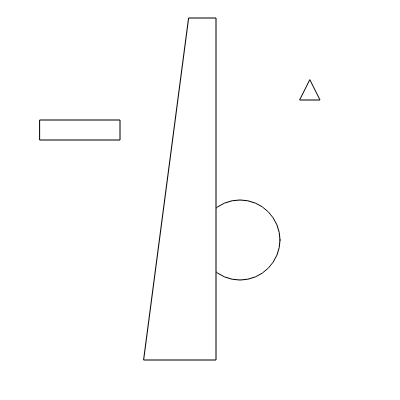
Frame 1 (no input)
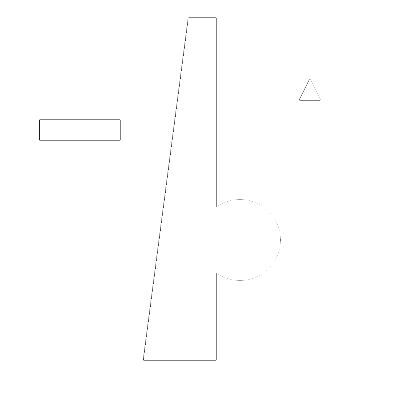
Frame 60 (no input)
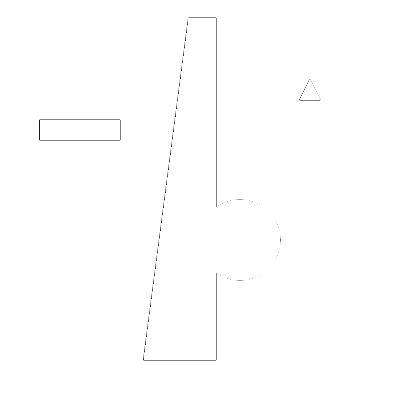
Frame 120 (the mouse pressed at the canvas centre since frame 60)

The p5.js sketch that drew these frames (run headless with seeded random() and noise() and a simulated clock; from frame 60 on, the mouse is pressed at the canvas centre):

// p5.js sketch
// ── sketch.js
function setup() {
  createCanvas(400, 400);

}

function draw() {
//   for no trails! -- re draw the background every frame
  // background(220);
  
  // A rectangle rect(startx, starty, width, height)
  rect(40, 120, 80, 20);
  // An ellipse ellipse(startx, starty, width, height)
  ellipse(240, 240, 80, 80);
  // A triangle triangle(x1, y1, x2, y2, x3, y3)
  triangle(300, 100, 320, 100, 310, 80);
  //  Quadrilateral (x1, y1, x2, y2, x3, y3, x4, y4)
  quad(189, 18, 216, 18, 216, 360, 144, 360);
  
  noStroke();
  // fill('green');
  // rectMode(CENTER);
  // rect(mouseX, mouseY, 80, 80);
  // fill(220);
  // ellipse(mouseX, mouseY, 40, 40);
}
